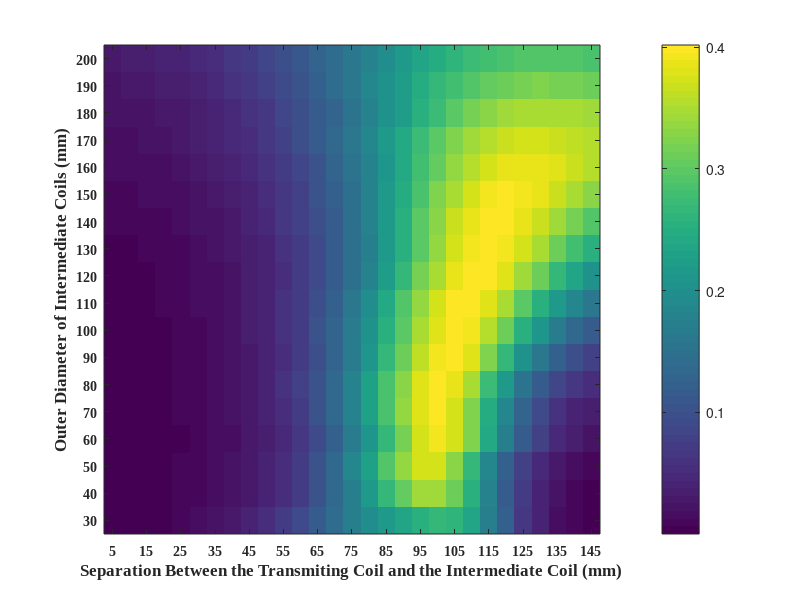

The MATLAB source for this figure: (Note: this script raises an error after producing the figure.)
clear all, clc, close all
% Asymmetric System
OD = 30:10:200; % mm
d2i = 5:5:145; % mm
%% 09/29/2020
S21_OD30_measurement = [0.0009 0.001 0.0014 0.0021 0.0032 0.0047 0.007 0.01 0.015 0.02 0.027 0.037 0.049 0.063 0.08 0.099 0.119 0.139 0.159 0.176 0.183 0.177 0.154 0.122 0.088 0.056 0.034 0.019 0.0095];
S21_OD40_measurement = [0.0007 0.001 0.0016 0.0026 0.0039 0.006 0.0087 0.013 0.018 0.025 0.036 0.049 0.066 0.091 0.119 0.157 0.198 0.245 0.287 0.308 0.301 0.264 0.209 0.145 0.099 0.063 0.038 0.022 0.012];
S21_OD50_measurement = [0.0006 0.001 0.002 0.0033 0.005 0.0076 0.011 0.016 0.021 0.029 0.041 0.056 0.078 0.106 0.14 0.186 0.235 0.289 0.339 0.35 0.336 0.3 0.235 0.171 0.117 0.075 0.052 0.03 0.018];
S21_OD60_measurement = [0.0003 0.0009 0.0018 0.003 0.0042 0.0073 0.011 0.016 0.021 0.03 0.042 0.06 0.083 0.107 0.142 0.186 0.239 0.293 0.343 0.364 0.355 0.314 0.247 0.18 0.127 0.086 0.056 0.037 0.023];
S21_OD70_measurement = [0.0003 0.0008 0.0018 0.0033 0.0055 0.0082 0.012 0.017 0.024 0.033 0.046 0.064 0.084 0.113 0.148 0.193 0.245 0.299 0.345 0.368 0.363 0.324 0.264 0.195 0.146 0.102 0.072 0.049 0.035];
S21_OD80_measurement = [0.0005 0.0010 0.0022 0.0040 0.0061 0.0090 0.013 0.018 0.026 0.035 0.048 0.066 0.086 0.116 0.149 0.192 0.242 0.295 0.342 0.369 0.370 0.359 0.318 0.259 0.201 0.151 0.112 0.083 0.059];
S21_OD90_measurement = [0.0006 0.0011 0.0027 0.0046 0.0069 0.01 0.014 0.02 0.028 0.037 0.05 0.068 0.089 0.119 0.151 0.192 0.241 0.29 0.338 0.367 0.372 0.352 0.305 0.248 0.195 0.156 0.122 0.094 0.075];
S21_OD100_measurement = [0.0002 0.0015 0.0029 0.0045 0.0071 0.01 0.014 0.019 0.026 0.035 0.047 0.063 0.084 0.108 0.138 0.176 0.217 0.263 0.307 0.348 0.368 0.367 0.346 0.324 0.254 0.21 0.16 0.139 0.113];
S21_OD110_measurement = [0.0014 0.0025 0.004 0.006 0.0085 0.012 0.016 0.022 0.029 0.039 0.05 0.068 0.085 0.11 0.139 0.174 0.212 0.255 0.301 0.338 0.36 0.366 0.361 0.345 0.313 0.245 0.202 0.171 0.142];
S21_OD120_measurement = [0.0029 0.0037 0.0051 0.0071 0.0095 0.013 0.016 0.023 0.029 0.038 0.049 0.063 0.082 0.105 0.132 0.166 0.206 0.247 0.29 0.329 0.361 0.376 0.374 0.356 0.32 0.288 0.252 0.217 0.188];
S21_OD130_measurement = [0.0047 0.0059 0.0074 0.0095 0.012 0.016 0.021 0.026 0.034 0.044 0.056 0.072 0.09 0.113 0.142 0.174 0.213 0.253 0.293 0.33 0.357 0.374 0.374 0.36 0.337 0.308 0.276 0.246 0.218];
S21_OD140_measurement = [0.0064 0.0076 0.0089 0.011 0.014 0.017 0.022 0.027 0.034 0.043 0.055 0.068 0.086 0.105 0.132 0.162 0.195 0.233 0.277 0.308 0.339 0.361 0.372 0.371 0.358 0.338 0.314 0.288 0.262];
S21_OD150_measurement = [0.0085 0.0096 0.011 0.013 0.016 0.019 0.024 0.03 0.036 0.045 0.056 0.07 0.085 0.106 0.129 0.156 0.187 0.223 0.257 0.289 0.321 0.346 0.361 0.367 0.367 0.353 0.337 0.317 0.295];
S21_OD160_measurement = [0.0089 0.01 0.012 0.014 0.017 0.021 0.025 0.032 0.04 0.049 0.06 0.075 0.092 0.113 0.137 0.165 0.197 0.232 0.266 0.3 0.325 0.345 0.355 0.358 0.36 0.350 0.335 0.320 0.303];
S21_OD170_measurement = [0.015 0.016 0.018 0.021 0.024 0.028 0.034 0.04 0.048 0.058 0.069 0.085 0.102 0.121 0.141 0.167 0.191 0.219 0.248 0.273 0.296 0.316 0.329 0.337 0.34 0.337 0.331 0.323 0.314];
S21_OD180_measurement = [0.018 0.02 0.022 0.025 0.029 0.033 0.039 0.045 0.053 0.063 0.075 0.089 0.104 0.124 0.143 0.165 0.189 0.213 0.238 0.26 0.279 0.295 0.307 0.315 0.319 0.319 0.316 0.311 0.305];
S21_OD190_measurement = [0.021 0.024 0.026 0.029 0.032 0.037 0.042 0.048 0.056 0.066 0.077 0.09 0.105 0.123 0.14 0.159 0.182 0.204 0.224 0.242 0.261 0.275 0.286 0.294 0.299 0.3 0.3 0.297 0.293];
S21_OD200_measurement = [0.027 0.03 0.033 0.035 0.04 0.045 0.051 0.059 0.067 0.075 0.088 0.101 0.116 0.132 0.15 0.168 0.187 0.204 0.222 0.238 0.252 0.262 0.272 0.277 0.281 0.281 0.281 0.279 0.279];
%% 10/22/2020
S21_OD30_measurement = [0.0009 0.0013 0.0019 0.0029 0.0043 0.0064 0.0094 0.0137 0.0187 0.0257 0.0350 0.0477 0.0620 0.0803 0.1000 0.1217 0.1460 0.1693 0.1870 0.1950 0.1870 0.1630 0.1253 0.0860 0.0567 0.0330 0.0187 0.0094 0.0056];
S21_OD40_measurement = [0.0008 0.0011 0.0017 0.0027 0.0042 0.0058 0.0092 0.0127 0.0187 0.0263 0.0367 0.0487 0.0713 0.0960 0.1280 0.1673 0.2133 0.2637 0.3013 0.3100 0.2850 0.2333 0.1713 0.1143 0.0733 0.0457 0.0260 0.0137 0.0071];
S21_OD50_measurement = [0.0006 0.0010 0.0016 0.0028 0.0044 0.0068 0.0100 0.0140 0.0203 0.0287 0.0397 0.0543 0.0750 0.1007 0.1343 0.1783 0.2243 0.2763 0.3130 0.3197 0.2950 0.2407 0.1807 0.1243 0.0820 0.0503 0.0300 0.0193 0.0113];
S21_OD60_measurement = [0.0004 0.0009 0.0017 0.0030 0.0046 0.0070 0.0100 0.0150 0.0213 0.0290 0.0403 0.0553 0.0757 0.1033 0.1373 0.1810 0.2307 0.2840 0.3213 0.3357 0.3150 0.2600 0.1997 0.1443 0.0983 0.0627 0.0413 0.0263 0.0190];
S21_OD70_measurement = [0.0001 0.0007 0.0016 0.0030 0.0048 0.0071 0.0103 0.0150 0.0213 0.0293 0.0413 0.0550 0.0773 0.1043 0.1380 0.1787 0.2270 0.2793 0.3203 0.3430 0.3317 0.2907 0.2317 0.1733 0.1247 0.0853 0.0593 0.0417 0.0317];
S21_OD80_measurement = [0.0003 0.0005 0.0016 0.0030 0.0051 0.0077 0.0110 0.0157 0.0220 0.0300 0.0417 0.0570 0.0763 0.1027 0.1357 0.1757 0.2230 0.2740 0.3207 0.3483 0.3490 0.3190 0.2697 0.2123 0.1577 0.1170 0.0863 0.0637 0.0517];
S21_OD90_measurement = [0.0004 0.0008 0.0021 0.0039 0.0060 0.0091 0.0130 0.0180 0.0253 0.0347 0.0467 0.0627 0.0837 0.1107 0.1450 0.1867 0.2357 0.2870 0.3363 0.3660 0.3747 0.3533 0.3117 0.2560 0.2027 0.1570 0.1227 0.0957 0.0800];
S21_OD100_measurement = [0.0003 0.0015 0.0030 0.0049 0.0075 0.0107 0.0147 0.0207 0.0280 0.0380 0.0470 0.0683 0.0890 0.1167 0.1500 0.1913 0.2363 0.2867 0.3323 0.3657 0.3813 0.3733 0.3430 0.2967 0.2477 0.2013 0.1627 0.1330 0.1130];
S21_OD110_measurement = [0.0014 0.0024 0.0039 0.0059 0.0083 0.0117 0.0157 0.0213 0.0293 0.0387 0.0507 0.0670 0.0880 0.1130 0.1453 0.1817 0.2257 0.2713 0.3160 0.3533 0.3747 0.3773 0.3597 0.3273 0.2873 0.2437 0.2050 0.1747 0.1517];
S21_OD120_measurement = [0.0030 0.0041 0.0055 0.0077 0.0104 0.0140 0.0183 0.0240 0.0313 0.0413 0.0530 0.0690 0.0897 0.1150 0.1450 0.1807 0.2230 0.2683 0.3163 0.3520 0.3757 0.3820 0.3710 0.3447 0.3090 0.2733 0.2393 0.2073 0.1840];
S21_OD130_measurement = [0.0048 0.0056 0.0070 0.0095 0.0120 0.0160 0.0205 0.0260 0.0340 0.0445 0.0560 0.0715 0.0920 0.1165 0.1455 0.1800 0.2170 0.2625 0.3045 0.3405 0.3680 0.3810 0.3795 0.3635 0.3360 0.3075 0.2760 0.2475 0.2255];
S21_OD140_measurement = [0.0067 0.0075 0.0090 0.0110 0.0135 0.0170 0.0215 0.0275 0.0345 0.0445 0.0570 0.0715 0.0895 0.1130 0.1375 0.1690 0.2065 0.2440 0.2840 0.3210 0.3520 0.3710 0.3800 0.3760 0.3595 0.3380 0.3145 0.2900 0.2680];
S21_OD150_measurement = [0.0090 0.0100 0.0120 0.0140 0.0163 0.0203 0.0253 0.0313 0.0390 0.0480 0.0597 0.0743 0.0920 0.1130 0.1377 0.1670 0.2003 0.2333 0.2717 0.3057 0.3360 0.3573 0.3710 0.3750 0.3693 0.3563 0.3387 0.3190 0.3007];
S21_OD160_measurement = [0.0120 0.0130 0.0150 0.0180 0.0210 0.0250 0.0300 0.0370 0.0450 0.0550 0.0670 0.0820 0.0990 0.1210 0.1445 0.1730 0.2040 0.2370 0.2685 0.2975 0.3235 0.3435 0.3565 0.3610 0.3600 0.3525 0.3410 0.3290 0.3180];
S21_OD170_measurement = [0.0150 0.0170 0.0190 0.0220 0.0250 0.0300 0.0350 0.0420 0.0500 0.0610 0.0720 0.0870 0.1050 0.1250 0.1470 0.1740 0.2020 0.2350 0.2610 0.2880 0.3110 0.3290 0.3420 0.3490 0.3500 0.3470 0.3400 0.3330 0.3290];
S21_OD180_measurement = [0.0190 0.0210 0.0230 0.0270 0.0310 0.0360 0.0410 0.0480 0.0580 0.0680 0.0800 0.0960 0.1130 0.1330 0.1540 0.1780 0.2040 0.2290 0.2540 0.2760 0.2970 0.3110 0.3230 0.3290 0.3320 0.3310 0.3270 0.3230 0.3200];
S21_OD190_measurement = [0.0230 0.0250 0.0280 0.0310 0.0350 0.0390 0.0460 0.0530 0.0620 0.0730 0.0850 0.1000 0.1150 0.1340 0.1540 0.1770 0.1990 0.2210 0.2440 0.2630 0.2830 0.2950 0.3060 0.3140 0.3170 0.3170 0.3160 0.3140 0.3140];
S21_OD200_measurement = [0.0280 0.0310 0.0340 0.0370 0.0410 0.0460 0.0530 0.0600 0.0700 0.0800 0.0920 0.1070 0.1230 0.1400 0.1570 0.1770 0.1990 0.2180 0.2360 0.2520 0.2670 0.2780 0.2870 0.2920 0.2950 0.2950 0.2950 0.2940 0.2950];
%% 02/22/2021
S21_OD30_measurement = [-52.73055	-50.65899	-47.57588	-44.31915	-40.81668	-37.58543	-34.26168	-31.23347	-28.23397	-25.51148	-22.89299	-20.68415	-18.55062	-16.85908	-15.3689	-14.1936	-13.20433	-12.46181	-11.82297	-11.49207	-11.65325	-12.64573	-15.12247	-18.42922	-23.31531	-28.13337	-34.47151	-40.81796	-48.97337];
S21_OD40_measurement = [-58.27877	-55.21762	-51.32751	-47.57244	-43.76368	-40.37957	-37.00897	-33.97662	-30.81318	-28.06323	-25.06134	-22.61786	-19.75252	-17.58639	-15.12881	-13.31811	-11.49928	-10.30174	-9.37825	-9.254091	-10.15526	-11.97166	-15.09574	-18.52568	-23.1093	-27.37629	-33.01537	-38.36832	-45.43368];
S21_OD50_measurement = [-61.10547	-56.36302	-51.71293	-47.54465	-43.67957	-40.29124	-36.85408	-33.85591	-30.77841	-27.92377	-25.0515	-22.47611	-19.64086	-17.35539	-14.74811	-12.75524	-10.75704	-9.477741	-8.574688	-8.539549	-9.607136	-11.55325	-14.69051	-18.07471	-22.18558	-26.15427	-30.93183	-35.53442	-37.97991];
S21_OD60_measurement = [-67.51068	-59.50836	-53.51307	-49.03892	-44.74863	-41.48487	-37.84478	-35.04912	-31.68978	-29.07482	-25.96788	-23.47218	-20.5598	-18.22358	-15.60096	-13.54975	-11.40282	-9.921047	-8.622828	-8.166155	-8.545338	-9.885632	-12.32231	-15.16739	-18.73509	-22.18291	-26.18809	-29.84531	-33.59459];
S21_OD70_measurement = [-70.9205	-58.49043	-52.01771	-47.39244	-43.34003	-39.94164	-36.61142	-33.62555	-30.64869	-27.86815	-25.01444	-22.47027	-19.79657	-17.42838	-14.95352	-12.90976	-10.90627	-9.55312	-8.400969	-8.0352	-8.500919	-9.760555	-12.08617	-14.56943	-17.90324	-20.91974	-24.32672	-27.19219	-29.83098];
S21_OD80_measurement = [-72.58652	-57.60386	-50.98443	-46.37219	-42.41525	-39.12379	-35.86361	-33.00853	-30.03929	-27.4305	-24.62189	-22.21006	-19.51872	-17.34781	-14.84067	-12.91454	-10.94573	-9.587477	-8.424715	-7.9838	-8.268173	-9.228186	-11.21008	-13.34907	-16.24164	-18.6734	-21.59174	-23.78613	-25.73789];
S21_OD90_measurement = [-74.78374	-57.32413	-50.50686	-46.1609	-42.20326	-39.0046	-35.88079	-33.11918	-30.23547	-27.66057	-24.95376	-22.60688	-19.98724	-17.79631	-15.42825	-13.52352	-11.5323	-10.12283	-8.809088	-8.133497	-7.967539	-8.448004	-9.753572	-11.38417	-13.73817	-15.77835	-18.2143	-20.0493	-21.86542];
S21_OD100_measurement = [-62.93739	-54.36496	-48.64664	-44.87991	-41.14473	-38.39079	-35.13305	-32.75943	-29.75212	-27.48167	-24.72767	-22.57063	-19.94273	-17.99891	-15.60114	-13.81717	-11.8204	-10.49035	-9.112801	-8.361971	-7.955964	-8.113379	-8.955891	-10.10432	-11.9746	-13.57253	-15.63274	-17.22462	-18.72646];
S21_OD110_measurement = [-55.3155	-50.80231	-46.65727	-43.49235	-40.17581	-37.52999	-34.5937	-32.11484	-29.50136	-27.17391	-24.71605	-22.44914	-20.14934	-18.0454	-15.91735	-14.04069	-12.24266	-10.78451	-9.464788	-8.611343	-8.049347	-7.973143	-8.391918	-9.190979	-10.5055	-11.8407	-13.37718	-14.74186	-15.99714];
S21_OD120_measurement = [-50.14283	-47.87932	-44.98363	-42.3277	-39.54096	-37.14328	-34.49268	-32.27593	-29.70035	-27.6281	-25.0713	-23.06134	-20.72507	-18.85374	-16.65173	-14.84356	-12.97485	-11.516	-9.993851	-9.082575	-8.289948	-7.945399	-7.974199	-8.387463	-9.240128	-10.16482	-11.42316	-12.56452	-13.67248];
S21_OD130_measurement = [-46.11777	-44.71184	-42.62981	-40.54438	-38.11785	-36.08837	-33.56009	-31.58922	-29.13261	-27.20836	-24.80443	-22.99433	-20.65066	-18.87712	-16.78903	-15.18186	-13.29588	-11.94511	-10.43481	-9.477835	-8.585253	-8.099552	-7.922386	-8.065193	-8.593201	-9.202415	-10.15071	-10.98473	-11.93413];
S21_OD140_measurement = [-42.70032	-41.59286	-39.89217	-38.24573	-36.11744	-34.34758	-32.07024	-30.31742	-28.01642	-26.24532	-24.01079	-22.34368	-20.10681	-18.50625	-16.46281	-14.90355	-13.2002	-11.92807	-10.56301	-9.628725	-8.748915	-8.269552	-7.986096	-7.984948	-8.268173	-8.680014	-9.312841	-9.931704	-10.62493];
S21_OD150_measurement = [-40.21688	-39.27395	-37.89967	-36.45428	-34.63457	-33.03581	-31.02089	-29.36186	-27.26619	-25.57758	-23.53859	-21.8346	-19.87089	-18.30589	-16.47654	-14.96046	-13.35054	-12.08061	-10.86944	-9.886412	-9.100214	-8.532522	-8.168314	-8.031296	-8.105524	-8.314291	-8.691818	-9.106415	-9.612282];
S21_OD160_measurement = [-37.84643	-37.03961	-35.85305	-34.56769	-32.98253	-31.56754	-29.74609	-28.22675	-26.3471	-24.74219	-22.88528	-21.31573	-19.47697	-17.9963	-16.29887	-14.96666	-13.48668	-12.36889	-11.1675	-10.32806	-9.503098	-8.976929	-8.553007	-8.328072	-8.240614	-8.293161	-8.473221	-8.707344	-9.024378];
S21_OD170_measurement = [-35.74396	-34.94761	-33.804	-32.65185	-31.17706	-29.95739	-28.18808	-26.85706	-25.06023	-23.61121	-21.86886	-20.46403	-18.72439	-17.34937	-15.82015	-14.65376	-13.29193	-12.36912	-11.25739	-10.52585	-9.811586	-9.331213	-8.945005	-8.720711	-8.595589	-8.594486	-8.672527	-8.816988	-9.031267];
S21_OD180_measurement = [-33.84764	-33.21651	-32.33248	-31.38147	-30.10865	-29.01947	-27.52135	-26.28698	-24.67797	-23.40153	-21.74921	-20.46945	-18.87753	-17.65657	-16.1952	-15.09698	-13.81019	-12.9229	-11.8882	-11.22404	-10.50913	-10.05127	-9.625923	-9.388906	-9.181791	-9.121481	-9.112709	-9.178989	-9.31555];
S21_OD190_measurement = [-32.10975	-31.39213	-30.5892	-29.57003	-28.5363	-27.31906	-26.13572	-24.80774	-23.4741	-22.14731	-20.80155	-19.48468	-18.23561	-16.98654	-15.85116	-14.7296	-13.79127	-12.93346	-12.17459	-11.5402	-11.02653	-10.62346	-10.30845	-10.09192	-9.946678	-9.892843	-9.919622	-9.967257	-10.07056];
S21_OD200_measurement = [-30.27575	-29.70894	-28.95843	-28.15037	-27.18811	-26.15015	-25.09441	-23.91511	-22.72722	-21.52739	-20.29252	-19.15047	-17.96709	-16.90276	-15.83545	-14.90741	-14.03224	-13.30212	-12.62295	-12.09462	-11.64254	-11.29781	-11.02869	-10.83467	-10.71854	-10.65295	-10.66457	-10.72158	-10.80384];
%% Plot
S21_measurement = [S21_OD30_measurement;S21_OD40_measurement;S21_OD50_measurement;S21_OD60_measurement;S21_OD70_measurement;S21_OD80_measurement;S21_OD90_measurement;S21_OD100_measurement;S21_OD110_measurement;...
    S21_OD120_measurement;S21_OD130_measurement;S21_OD140_measurement;S21_OD150_measurement;S21_OD160_measurement;S21_OD170_measurement;S21_OD180_measurement;S21_OD190_measurement;S21_OD200_measurement]; 

imagesc(d2i,OD,10.^(S21_measurement/20));
%imagesc(d2i,OD,S21_measurement);
set(gca,'YDir','normal','XTick',[5:10:145],'YTick',[30:10:200],'FontName','Times New Roman','FontWeight','bold');
xlabel('Separation Between the Transmiting Coil and the Intermediate Coil (mm)','FontSize',12);
ylabel('Outer Diameter of Intermediate Coils (mm)','FontSize',12);
cb = colorbar;
cb.Label.String = 'S21 Linear Magnitude';
cb.Label.FontSize = 12;
colormap(parula);
caxis([0 0.7]);